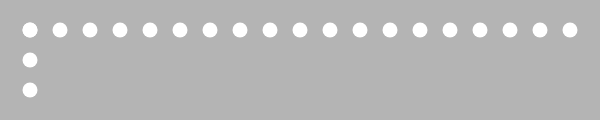
Frame 1 (no input)
Frame 60 (no input): identical to frame 1, image omitted
Frame 120 (the mouse pressed at the canvas centre since frame 60): identical to frame 1, image omitted

The p5.js sketch that drew this single still picture (run headless with seeded random() and noise() and a simulated clock; from frame 60 on, the mouse is pressed at the canvas centre):

// p5.js sketch
// ── sketch.js
function setup() {
  createCanvas(600, 120);
  noStroke();
}

function draw() {
  background(180);
  
  for(var x = 30; x < width; x = x + 30){
    ellipse(x, 30, 15, 15);
  }
  for(var y = 30; y < height; y = y + 30){
    ellipse(30, y, 15, 15);
  }
  
}
